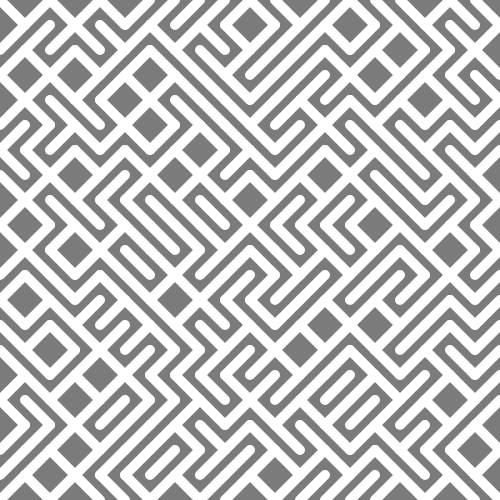
Frame 1 (no input)
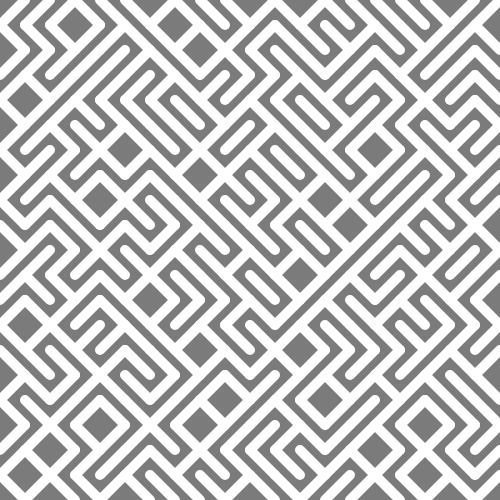
Frame 2 (the mouse pressed at the canvas centre, redrawn once)

The p5.js sketch that drew these frames (run headless with seeded random() and noise() and a simulated clock; the mouse was pressed at the canvas centre and the sketch redrawn once):

// p5.js sketch
// ── sketch.js
'use strict';

// Declare variables for tiles
let noOfTiles = 20;
let tileWidth;


function setup(){
	createCanvas(500, 500);
}

function draw(){
    background(123);
    noLoop();
    
	tileWidth = width / noOfTiles;	// the width of the tiles

    // create a grid that will contain a list of lines
	for(let gridY = 0; gridY < noOfTiles; gridY++){
		for(let gridX = 0; gridX < noOfTiles; gridX++){
			// fill and give the shapes stroke and weight
			fill(0);
			stroke(255);
			strokeWeight(10);

			// we use push and pop so the individual shapes are drawn at the appropriate location without overlapping
			push();
			// translate the tiles so if lines are rotated they fit in the grid
			translate(gridX * tileWidth + tileWidth/2, gridY * tileWidth + tileWidth/2);
			// Add a random number so the type of lines are drawn randomly on the page
			let choice = Math.floor(random(2));
			// if the random number is 0 then draw the line to the right else to the left
			if(choice == 0){
				// draw the left slanting line
				line(-tileWidth/2, tileWidth/2, tileWidth/2, -tileWidth/2);
			} else {
					// draw the right slanting line
				line(-tileWidth/2, -tileWidth/2, tileWidth/2, tileWidth/2);
			}
			pop();
		}
	}
}
